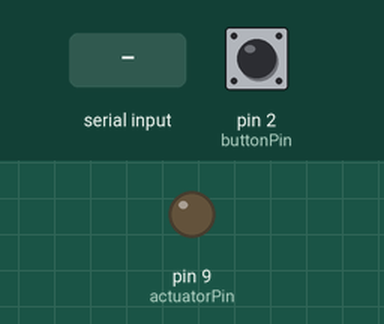
This sketch was run on a simulated Arduino Uno, built with avr-gcc and run on an emulated ATmega328P. Parts: output pins drawn as LEDs (lit = HIGH). The test bench sets the inputs (shaded band); at power-on: pin 2 (buttonPin) HIGH.

Above: at 1.2 s.
1.3 s: "F50\n" received over Serial
At 1.9 s:
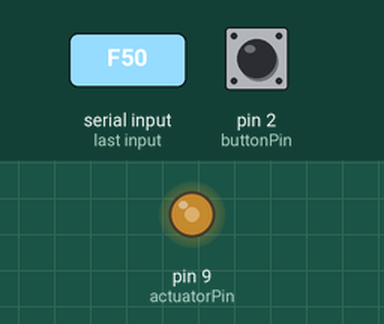
2.8 s: "F90\n" received over Serial
At 4.2 s:
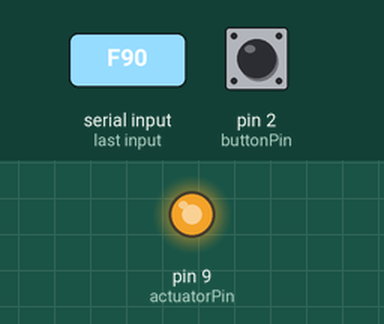
Timing chart, 0 to 5.8 s (numbered marks = the images above; inputs shaded):
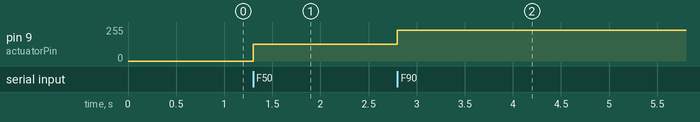

Measured:
- after the input at 1.3 s, pin 9 (actuatorPin): 0/255 → 127/255 at once
- after the input at 2.8 s, pin 9 (actuatorPin): 127/255 → 229/255 at once

The sketch:

Smart_Mug_Proxy.ino
```cpp
/*
 * ASEI V1.0 Hardware Proxy (Build in Public MVP)
 *
 * Simulates the capacitive swipe of the Smart Mug and transmits
 * a simulated biological payload to the Web Serial Dashboard.
 * Listens for actuation commands (e.g., 'F50' for 50% Fan Speed)
 * to trigger physical feedback[cite: 2].
 */

const int buttonPin = 2;       // Simulates capacitive touch on the mug
const int actuatorPin = 9;     // Simulates room fan / relay (PWM capable)

int buttonState = 0;
int lastButtonState = 0;
unsigned long lastDebounceTime = 0;
unsigned long debounceDelay = 50;

void setup() {
  Serial.begin(115200);
  pinMode(buttonPin, INPUT_PULLUP);
  pinMode(actuatorPin, OUTPUT);

  // Initialize actuator to off
  analogWrite(actuatorPin, 0);
}

void loop() {
  // 1. Read Trigger (Simulated Mug Swipe)
  int reading = digitalRead(buttonPin);

  if (reading != lastButtonState) {
    lastDebounceTime = millis();
  }

  if ((millis() - lastDebounceTime) > debounceDelay) {
    if (reading != buttonState) {
      buttonState = reading;

      // If button is pressed (pulled low)
      if (buttonState == LOW) {
        // Dispatch simulated panic state metrics[cite: 2]
        Serial.println("{\"hrv\": 15, \"eda\": 85}");
      }
    }
  }
  lastButtonState = reading;

  // 2. Listen for Edge Broker Actuation Commands via Web Serial
  if (Serial.available() > 0) {
    String incomingCommand = Serial.readStringUntil('\n');
    incomingCommand.trim();

    // Parse Fan command (e.g., "F50" -> 50% fan speed)[cite: 2]
    if (incomingCommand.startsWith("F")) {
      String valueString = incomingCommand.substring(1);
      int percentage = valueString.toInt();

      // Constrain and map 0-100% to 0-255 PWM
      percentage = constrain(percentage, 0, 100);
      int pwmValue = map(percentage, 0, 100, 0, 255);

      analogWrite(actuatorPin, pwmValue);
    }
  }
}
```
